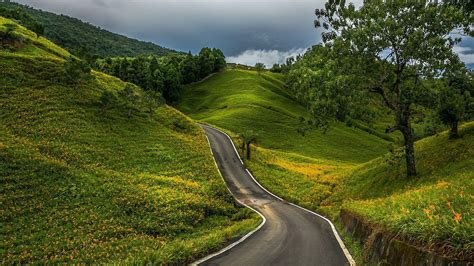
#> input picture BoiledPasta/Testing/Roads/road_hilly.jpg, 474 x 266 px
$ python -i SceneFeatures.py   (imports and definitions only)
#> lines starting #> are read from the running program, lines starting #| are printed output that depends on the picture; after the words box and inside, x2 and y2 are one past the last pixel; in counts of white or black regions, pixels touching at a corner belong together
import cv2
import numpy as np
from typing import Tuple, List
from dataclasses import dataclass

@dataclass
class SceneFeatures:
    horizon_line: Tuple[Tuple[int, int], Tuple[int, int]]  # ((x1,y1), (x2,y2))
    vanishing_points: List[Tuple[int, int]]  # [(x,y), ...]
    obstacles: List[np.ndarray]  # [contour, ...]

def analyze_scene(frame: np.ndarray) -> SceneFeatures:
    """
    Analyze a scene to find horizon line, vanishing points, and obstacles.
    Uses classical computer vision techniques without neural networks.

    Args:
        frame: Input image as numpy array (BGR format)
    Returns:
        SceneFeatures object containing detected elements
    """
    # Convert to grayscale
    gray = cv2.cvtColor(frame, cv2.COLOR_BGR2GRAY)

    # Step 1: Find horizon line using edge detection and Hough transform
    def find_horizon(img):
        # Apply edge detection
        edges = cv2.Canny(img, 50, 150)

        # Use probabilistic Hough transform to find lines
        lines = cv2.HoughLinesP(edges, 1, np.pi/180, 50,
                               minLineLength=100, maxLineGap=10)

        if lines is None:
            return ((0, 0), (frame.shape[1], frame.shape[0]//2))

        # Filter for mostly horizontal lines
        horizontal_lines = []
        for line in lines:
            x1, y1, x2, y2 = line[0]
            angle = np.abs(np.arctan2(y2-y1, x2-x1) * 180/np.pi)
            if angle < 20 or angle > 160:
                horizontal_lines.append(line[0])

        if not horizontal_lines:
            return ((0, 0), (frame.shape[1], frame.shape[0]//2))

        # Take the median y-value as horizon
        median_y = np.median([line[1] for line in horizontal_lines])
        return ((0, int(median_y)), (frame.shape[1], int(median_y)))

    # Step 2: Find vanishing points using line intersection
    def find_vanishing_points(img):
        # Edge detection and Hough lines
        edges = cv2.Canny(img, 50, 150)
        lines = cv2.HoughLinesP(edges, 1, np.pi/180, 50,
                               minLineLength=50, maxLineGap=10)

        if lines is None:
            return []

        vanishing_points = []
        for i in range(len(lines)):
            for j in range(i+1, len(lines)):
                x1, y1, x2, y2 = lines[i][0]
                x3, y3, x4, y4 = lines[j][0]

                # Calculate intersection
                denom = (x1-x2)*(y3-y4) - (y1-y2)*(x3-x4)
                if denom == 0:  # parallel lines
                    continue

                px = ((x1*y2 - y1*x2)*(x3-x4) - (x1-x2)*(x3*y4 - y3*x4)) / denom
                py = ((x1*y2 - y1*x2)*(y3-y4) - (y1-y2)*(x3*y4 - y3*x4)) / denom

                # Filter points within reasonable range
                if (0 <= px <= frame.shape[1] and
                    0 <= py <= frame.shape[0]):
                    vanishing_points.append((int(px), int(py)))

        # Cluster nearby points and return centroids
        if vanishing_points:
            criteria = (cv2.TERM_CRITERIA_EPS + cv2.TERM_CRITERIA_MAX_ITER, 10, 1.0)
            points = np.float32(vanishing_points)
            _, labels, centers = cv2.kmeans(points, min(3, len(points)),
                                          None, criteria, 10, cv2.KMEANS_RANDOM_CENTERS)
            return [(int(x), int(y)) for x, y in centers]
        return []

    # Step 3: Detect obstacles using contour detection
    def find_obstacles(img):
        # Apply background subtraction / thresholding
        blur = cv2.GaussianBlur(img, (5, 5), 0)
        thresh = cv2.threshold(blur, 0, 255,
                             cv2.THRESH_BINARY + cv2.THRESH_OTSU)[1]

        # Find contours
        contours, _ = cv2.findContours(thresh, cv2.RETR_EXTERNAL,
                                     cv2.CHAIN_APPROX_SIMPLE)

        # Filter small contours
        min_area = frame.shape[0] * frame.shape[1] * 0.01  # 1% of image area
        obstacles = [cnt for cnt in contours if cv2.contourArea(cnt) > min_area]

        return obstacles

    # Execute pipeline
    horizon = find_horizon(gray)
    vanishing = find_vanishing_points(gray)
    obstacles = find_obstacles(gray)

    return SceneFeatures(horizon, vanishing, obstacles)

def visualize_results(frame: np.ndarray, features: SceneFeatures) -> np.ndarray:
    """
    Visualize detected features on the input frame
    """
    vis = frame.copy()

    # Draw horizon line
    cv2.line(vis, features.horizon_line[0], features.horizon_line[1],
             (0, 255, 0), 2)

    # Draw vanishing points
    for vp in features.vanishing_points:
        cv2.circle(vis, vp, 5, (0, 0, 255), -1)

    # Draw obstacles
    cv2.drawContours(vis, features.obstacles, -1, (255, 0, 0), 2)

    return vis

# Example usage
def process_video_stream(video_source=0):
    cap = cv2.VideoCapture(video_source)

    while cap.isOpened():
        ret, frame = cap.read()
        if not ret:
            break

        # Analyze frame
        features = analyze_scene(frame)

        # Visualize results
        vis = visualize_results(frame, features)

        # Display
        cv2.imshow('Scene Analysis', vis)
        if cv2.waitKey(1) & 0xFF == ord('q'):
            break

    cap.release()
    cv2.destroyAllWindows()

>>> import cv2
>>> picture = cv2.imread('Testing/Roads/road_hilly.jpg')
#> picture is the input picture: shape (266, 474, 3); mean B, G, R 44, 86.3, 79.2
>>> result = analyze_scene(picture)
#> in analyze_scene, `gray = cv2.cvtColor(frame, cv2.COLOR_BGR2GRAY)`:
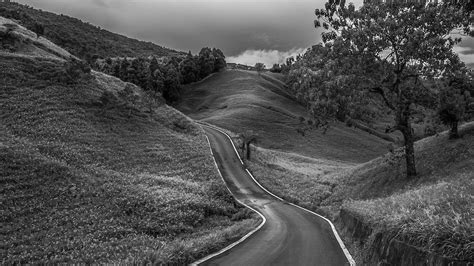
#> gray: shape (266, 474); min 0, max 254, mean 79.3
#> in find_horizon, `edges = cv2.Canny(img, 50, 150)`:
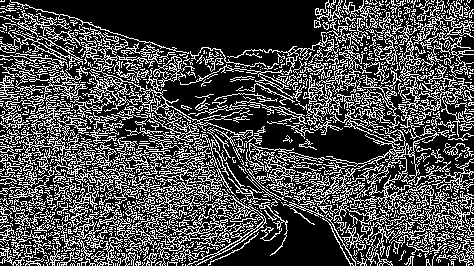
#> edges: shape (266, 474); 29.3% white in thin lines or dots
#> in find_horizon, `lines = cv2.HoughLinesP(edges, 1, np.pi/180, 50, minLineLength=100, ma..`: lines = 177 rows, first 6: [3, 189, 252, 193], [55, 178, 473, 207], [323, 164, 472, 210], [262, 164, 472, 258], [311, 99, 469, 91], [91, 94, 470, 239]
#> the loop in find_horizon, `for line in lines:` made 177 passes
#> (x1, y1, x2, y2, angle) on passes 1 to 3: (3, 189, 252, 193, 0.92), (55, 178, 473, 207, 3.97), (323, 164, 472, 210, 17.16)
#> after the loop in find_horizon, `for line in lines:`: horizontal_lines = 124 items, first 6: [3, 189, 252, 193], [55, 178, 473, 207], [323, 164, 472, 210], [311, 99, 469, 91], [0, 175, 198, 114], [255, 63, 366, 67]
#> in find_horizon, `median_y = np.median([line[1] for line in horizontal_lines])`: median_y = 161.5
#> in analyze_scene, `horizon = find_horizon(gray)`: horizon = ((0, 161), (474, 161))
#> in find_vanishing_points, `lines = cv2.HoughLinesP(edges, 1, np.pi/180, 50, minLineLength=50, max..`: lines = 495 rows, first 6: [3, 189, 252, 193], [55, 178, 473, 207], [323, 164, 472, 210], [262, 164, 472, 258], [311, 99, 469, 91], [91, 94, 470, 239]
#> after the loop in find_vanishing_points, `for i in range(len(lines)):`: vanishing_points = 61041 items
#> in find_vanishing_points, `points = np.float32(vanishing_points)`: points = 61041 pairs, first value 0 to 474, second value 0 to 265
#> in find_vanishing_points, `_, labels, centers = cv2.kmeans(points, min(3, len(points)), None, cri..`: centers = [[230.7, 122.9], [89.72, 126.1], [378.7, 161.8]]
#> in analyze_scene, `vanishing = find_vanishing_points(gray)`: vanishing = [(230, 122), (89, 126), (378, 161)]
#> in find_obstacles, `blur = cv2.GaussianBlur(img, (5, 5), 0)`:
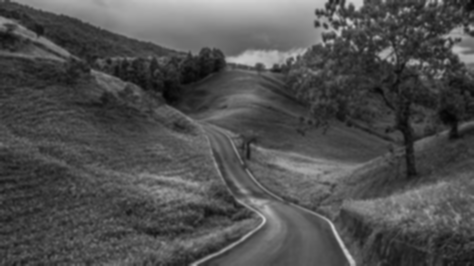
#> blur: shape (266, 474); min 3, max 210, mean 79.3
#> in find_obstacles, `thresh = cv2.threshold(blur, 0, 255, cv2.THRESH_BINARY + cv2.THRESH_OT..`:
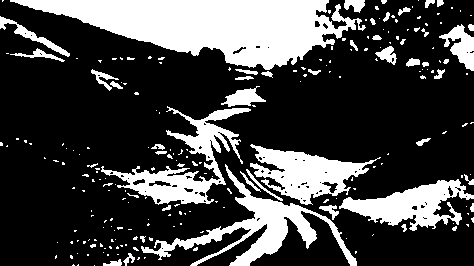
#> thresh: shape (266, 474); 26.7% white; 226 white regions (180 under 20 px)
#> in find_obstacles, `contours, _ = cv2.findContours(thresh, cv2.RETR_EXTERNAL, cv2.CHAIN_AP..`: contours = 226 contours, 191 with area under 20; largest, box (x1, y1, x2, y2) and area: (10, 0, 366, 70) 12957, (141, 164, 357, 266) 3951, (101, 106, 251, 205) 3713, (250, 144, 381, 205) 3462, (339, 179, 474, 231) 3016
#> in find_obstacles, `obstacles = [cnt for cnt in contours if cv2.contourArea(cnt) > min_area]`: obstacles = 5 contours; box (x1, y1, x2, y2) and area: (10, 0, 366, 70) 12957, (141, 164, 357, 266) 3951, (101, 106, 251, 205) 3713, (250, 144, 381, 205) 3462, (339, 179, 474, 231) 3016

$ run again, on BoiledPasta/Testing/Roads/road_left_offset_mild.jpg
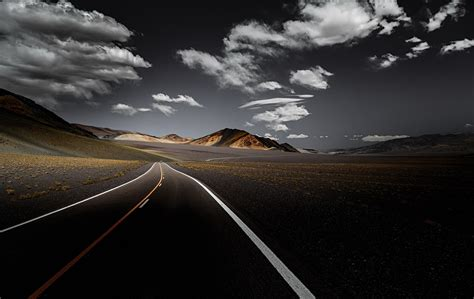
#> input picture BoiledPasta/Testing/Roads/road_left_offset_mild.jpg, 474 x 299 px
#> picture is the input picture: shape (299, 474, 3); mean B, G, R 46.4, 47.2, 49.5
#> in find_horizon, `edges = cv2.Canny(img, 50, 150)`:
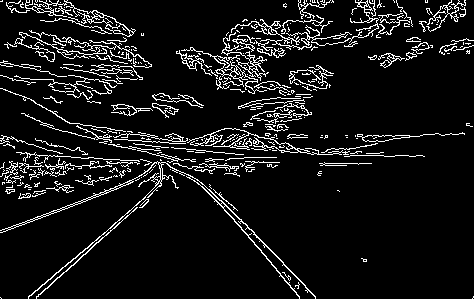
#> edges: shape (299, 474); 8.5% white in thin lines or dots
#> in find_horizon, `lines = cv2.HoughLinesP(edges, 1, np.pi/180, 50, minLineLength=100, ma..`: lines = 14 rows, first 6: [190, 143, 327, 150], [36, 297, 182, 166], [48, 213, 181, 160], [115, 139, 318, 153], [239, 52, 349, 33], [4, 170, 108, 165]
#> the loop in find_horizon, `for line in lines:` made 14 passes
#> (x1, y1, x2, y2, angle) on passes 1 to 8: (190, 143, 327, 150, 2.92), (36, 297, 182, 166, 41.9), (48, 213, 181, 160, 21.73), (115, 139, 318, 153, 3.95), (239, 52, 349, 33, 9.8), (4, 170, 108, 165, 2.75), (28, 296, 228, 128, 40.03), (176, 53, 299, 100, 20.91)
#> after the loop in find_horizon, `for line in lines:`: horizontal_lines = [[190, 143, 327, 150], [115, 139, 318, 153], [239, 52, 349, 33], [4, 170, 108, 165], [162, 139, 274, 137], [40, 124, 172, 159], [202, 139, 338, 153], [0, 1, 109, 16]]
#> median_y = 139
#> horizon = ((0, 139), (474, 139))
#> in find_vanishing_points, `lines = cv2.HoughLinesP(edges, 1, np.pi/180, 50, minLineLength=50, max..`: lines = 68 rows, first 6: [28, 297, 120, 219], [190, 143, 327, 150], [36, 297, 182, 166], [48, 213, 181, 160], [327, 154, 379, 153], [241, 219, 315, 296]
#> the loop in find_vanishing_points, `for i in range(len(lines)):` made 68 passes
#> after the loop in find_vanishing_points, `for i in range(len(lines)):`: vanishing_points = 1441 pairs, first value 3 to 471, second value 0 to 230
#> points has the same summary as vanishing_points
#> labels = 1441 values, max 2 at index 70, min 0 at index 6, mean 0.952; centers = [[366.1, 82.25], [199.8, 113.5], [83.26, 71.62]]
#> vanishing = [(366, 82), (199, 113), (83, 71)]
#> in find_obstacles, `thresh = cv2.threshold(blur, 0, 255, cv2.THRESH_BINARY + cv2.THRESH_OT..`:
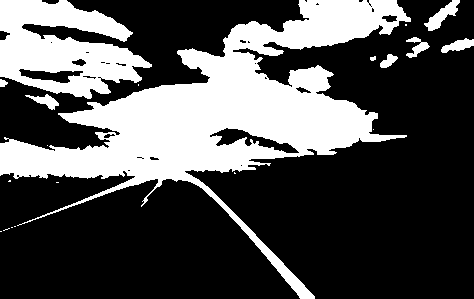
#> thresh: shape (299, 474); 31.3% white; 20 white regions (11 under 20 px)
#> contours = 20 contours, 12 with area under 20; largest, box (x1, y1, x2, y2) and area: (0, 0, 411, 299) 33542, (0, 0, 152, 99) 9343, (424, 0, 460, 31) 372, (441, 38, 474, 53) 232, (25, 94, 59, 110) 188, (406, 37, 430, 58) 174, (380, 54, 398, 68) 118, (0, 79, 8, 87) 34
#> in find_obstacles, `obstacles = [cnt for cnt in contours if cv2.contourArea(cnt) > min_area]`: obstacles = 2 contours; box (x1, y1, x2, y2) and area: (0, 0, 411, 299) 33542, (0, 0, 152, 99) 9343
